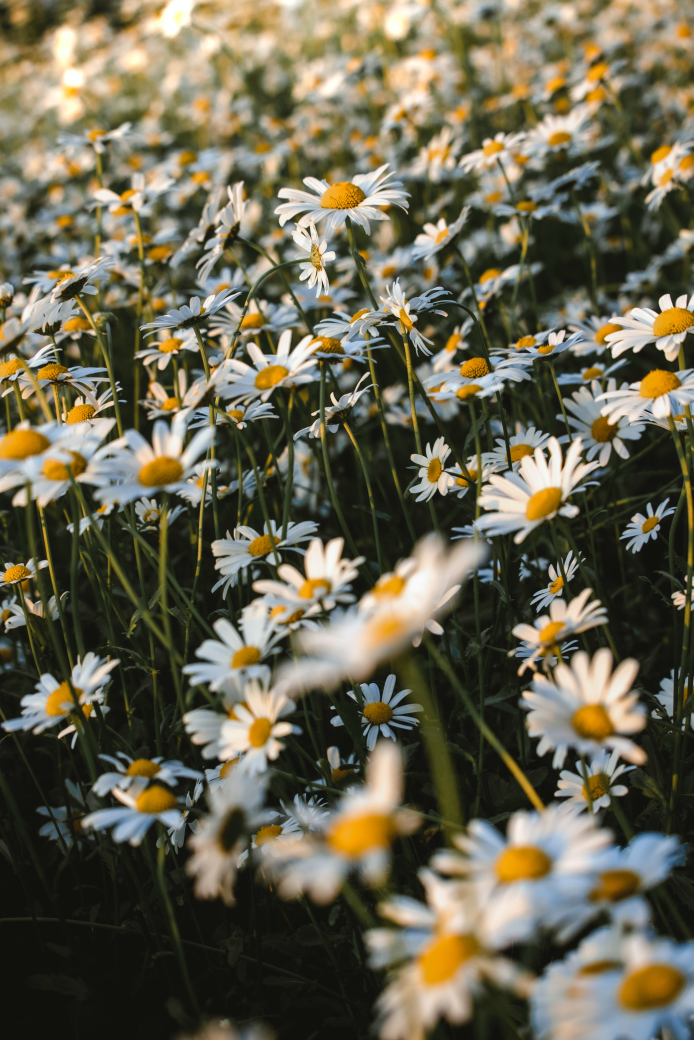
#> input picture flower.jpg, 4160 x 6240 px (shown at 1/6 size)
$ python 'Ekstraksi Fitur LBP.py'
#> lines starting #> are read from the running program, lines starting #| are printed output that depends on the picture
import cv2 # OpenCV
import numpy as np # NumPy
from matplotlib import pyplot as plt # Matplotlib

def get_pixel(img, center, x, y):
    new_value = 0
    try:
        if img[x][y] >= center:
            new_value = 1
    except:
        pass
    return new_value

def lbp_calculated_pixel(img, x, y):
    '''
    Format :
    64 | 128 | 1
    ----------------
    32 | 0 | 2
    ----------------
    16 | 8 | 4
    '''
    center = img[x][y]
    val_ar = []
    val_ar.append(get_pixel(img, center, x-1, y+1)) # top_right
    val_ar.append(get_pixel(img, center, x, y+1)) # right
    val_ar.append(get_pixel(img, center, x+1, y+1)) # bottom_right
    val_ar.append(get_pixel(img, center, x+1, y)) # bottom
    val_ar.append(get_pixel(img, center, x+1, y-1)) # bottom_left
    val_ar.append(get_pixel(img, center, x, y-1)) # left
    val_ar.append(get_pixel(img, center, x-1, y-1)) # top_left
    val_ar.append(get_pixel(img, center, x-1, y)) # top
    power_val = [1, 2, 4, 8, 16, 32, 64, 128]
    val = 0
    for i in range(len(val_ar)):
        val += val_ar[i] * power_val[i]
    return val

def show_output(output_list):
    output_list_len = len(output_list)
    figure = plt.figure(figsize=(20, 6))
    for i in range(output_list_len):
        current_dict = output_list[i]
        current_img = current_dict["img"]
        current_xlabel = current_dict["xlabel"]
        current_ylabel = current_dict["ylabel"]
        current_xtick = current_dict["xtick"]
        current_ytick = current_dict["ytick"]
        current_title = current_dict["title"]
        current_type = current_dict["type"]
        current_plot = figure.add_subplot(1, output_list_len, i+1)
        if current_type == "gray":
            current_plot.imshow(current_img, cmap = plt.get_cmap('gray'))
            current_plot.set_title(current_title)
            current_plot.set_xticks(current_xtick)
            current_plot.set_yticks(current_ytick)
            current_plot.set_xlabel(current_xlabel)
            current_plot.set_ylabel(current_ylabel)
        elif current_type == "histogram":
            current_plot.plot(current_img, color = "black")
            current_plot.set_xlim([0,260])
            current_plot.set_title(current_title)
            current_plot.set_xlabel(current_xlabel)
            current_plot.set_ylabel(current_ylabel)
            ytick_list = [int(i) for i in current_plot.get_yticks()]
            current_plot.set_yticklabels(ytick_list,rotation = 90)
        elif current_type == "normal":
            current_plot.imshow(current_img)
            current_plot.set_title(current_title)
            current_plot.set_xticks(current_xtick)
            current_plot.set_yticks(current_ytick)
            current_plot.set_xlabel(current_xlabel)
            current_plot.set_ylabel(current_ylabel)
plt.show()

image_file = 'flower.jpg'
img_cipa = cv2.imread(image_file)
#> img_cipa is the input picture: shape (6240, 4160, 3); mean B, G, R 80.8, 101.3, 105.8
height, width, channel = img_cipa.shape
#> height = 6240; width = 4160; channel = 3
img_gray = cv2.cvtColor(img_cipa, cv2.COLOR_BGR2GRAY)
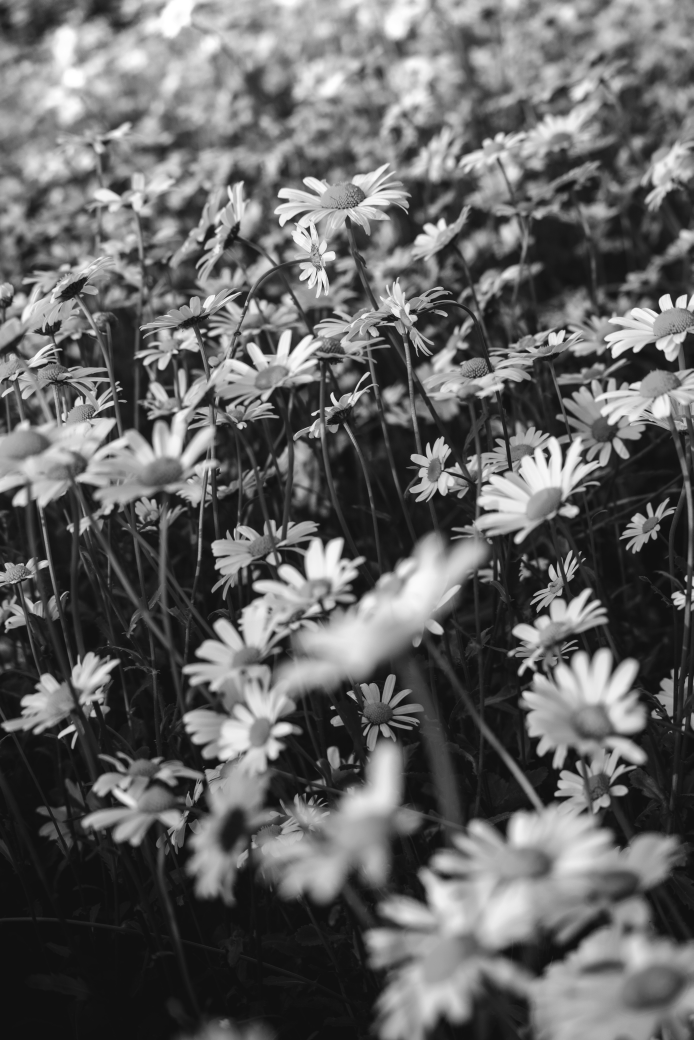
#> img_gray: shape (6240, 4160) (shown at 1/6 size); min 10, max 255, mean 100.3

img_lbp = np.zeros((height, width,3), np.uint8)
for i in range(0, height):
    for j in range(0, width):
#> (the run stopped early here; a loop or call above may not have finished)
